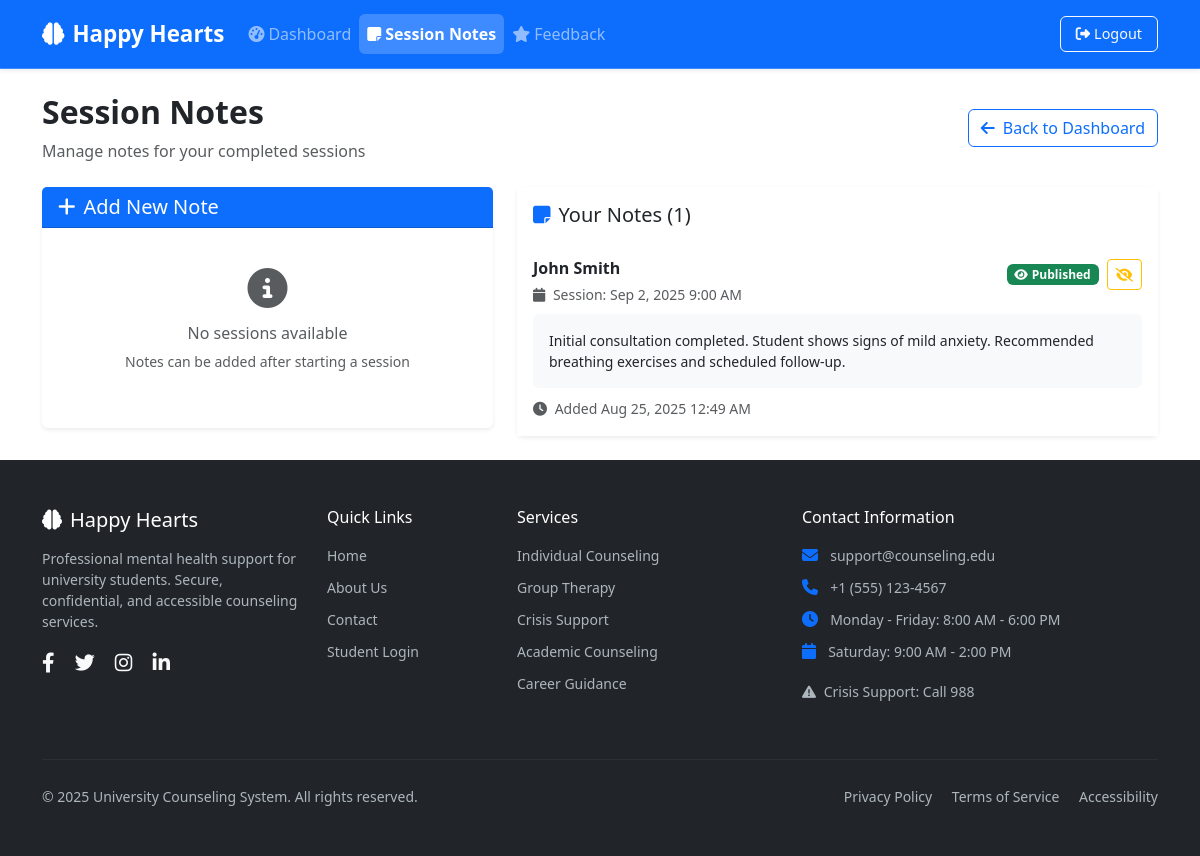
The app's page /counselor/add_note.php (signed in) with its own data.
### tables this page shows
CREATE TABLE notes (
  id BIGINT AUTO_INCREMENT PRIMARY KEY,
  session_id BIGINT NOT NULL,
  counselor_id BIGINT NOT NULL,
  content TEXT NOT NULL,
  visibility ENUM('PRIVATE','PUBLISHED') DEFAULT 'PRIVATE',
  created_at TIMESTAMP DEFAULT CURRENT_TIMESTAMP,
  FOREIGN KEY (session_id) REFERENCES sessions(id),
  FOREIGN KEY (counselor_id) REFERENCES users(id)
);

CREATE TABLE users (
  id BIGINT AUTO_INCREMENT PRIMARY KEY,
  role ENUM('STUDENT','COUNSELOR','ADMIN') NOT NULL,
  name VARCHAR(150) NOT NULL,
  email VARCHAR(150) UNIQUE NOT NULL,
  password_hash VARCHAR(255) NOT NULL,
  phone VARCHAR(20),
  created_at TIMESTAMP DEFAULT CURRENT_TIMESTAMP
);

CREATE TABLE appointments (
  id BIGINT AUTO_INCREMENT PRIMARY KEY,
  student_id BIGINT NOT NULL,
  counselor_id BIGINT NOT NULL,
  start_time DATETIME NOT NULL,
  end_time DATETIME NOT NULL,
  status ENUM('PENDING','APPROVED','DECLINED','CANCELLED','COMPLETED') DEFAULT 'PENDING',
  message TEXT,
  created_at TIMESTAMP DEFAULT CURRENT_TIMESTAMP,
  FOREIGN KEY (student_id) REFERENCES users(id),
  FOREIGN KEY (counselor_id) REFERENCES users(id),
  INDEX(counselor_id, start_time),
  INDEX(student_id, start_time)
);

### counselor/add_note.php (the view, shortened to what this page needs)
<?php
require_once '../config/db.php';
$counselor_id = $_SESSION['user_id'];
$stmt = $pdo->prepare("
    SELECT s.*, a.student_id, a.start_time, a.end_time, u.name as student_name
    FROM sessions s
    JOIN appointments a ON s.appointment_id = a.id
    JOIN users u ON a.student_id = u.id
    WHERE a.counselor_id = ? AND s.status IN ('IN_PROGRESS', 'COMPLETED')
    ORDER BY a.start_time DESC
");
$stmt->execute([$counselor_id]);
$available_sessions = $stmt->fetchAll();
$stmt = $pdo->prepare("
    SELECT n.*, s.id as session_id, a.start_time, u.name as student_name
    FROM notes n
    JOIN sessions s ON n.session_id = s.id
    JOIN appointments a ON s.appointment_id = a.id
    JOIN users u ON a.student_id = u.id
    WHERE n.counselor_id = ?
    ORDER BY n.created_at DESC
");
$stmt->execute([$counselor_id]);
$existing_notes = $stmt->fetchAll();
?>
<!DOCTYPE html>
<html lang="en">
<head>
    <link href="https://cdn.jsdelivr.net/npm/bootstrap@5.3.0/dist/css/bootstrap.min.css" rel="stylesheet">
    <link href="https://cdnjs.cloudflare.com/ajax/libs/font-awesome/6.4.0/css/all.min.css" rel="stylesheet">
    <link href="../assets/css/app.css" rel="stylesheet">
</head>
<body>
    <?php include 'includes/header.php'; ?>
    <div class="container py-4">
        <div class="row">
            <div class="col-12">
                <div class="d-flex justify-content-between align-items-center mb-4">
                    <div>
                        <h2 class="fw-bold">Session Notes</h2>
                        <p class="text-muted mb-0">Manage notes for your completed sessions</p>
                    </div>
                    <a href="dashboard.php" class="btn btn-outline-primary">
                        <i class="fas fa-arrow-left me-2"></i>Back to Dashboard
                    </a>
                </div>
            </div>
        </div>
        <div class="row">
            <div class="col-lg-5">
                <div class="card border-0 shadow-sm">
                    <div class="card-header bg-primary text-white">
                        <h5 class="mb-0">
                            <i class="fas fa-plus me-2"></i>Add New Note
                        </h5>
                    </div>
                    <div class="card-body">
                        <?php if (empty($available_sessions)): ?>
                            <div class="text-center py-4">
                                <i class="fas fa-info-circle text-muted fs-1 mb-3"></i>
                                <h6 class="text-muted">No sessions available</h6>
                                <p class="text-muted small">Notes can be added after starting a session</p>
                            </div>
                        <?php endif; ?>
                    </div>
                </div>
            </div>
            <div class="col-lg-7">
                <div class="card border-0 shadow-sm">
                    <div class="card-header bg-white border-0 py-3">
                        <h5 class="mb-0">
                            <i class="fas fa-sticky-note me-2 text-primary"></i>Your Notes (<?= count($existing_notes) ?>)
                        </h5>
                    </div>
                    <div class="card-body p-0">
                        <?php if (empty($existing_notes)): ?>
                            <div class="text-center py-4">
                                <i class="fas fa-sticky-note text-muted fs-1 mb-3"></i>
                                <h6 class="text-muted">No notes yet</h6>
                                <p class="text-muted small">Start adding notes for your completed sessions</p>
                            </div>
                        <?php else: ?>
                            <div class="list-group list-group-flush">
                                <?php foreach ($existing_notes as $note): ?>
                                    <div class="list-group-item border-0 py-3">
                                        <div class="d-flex justify-content-between align-items-start mb-2">
                                            <div>
                                                <h6 class="mb-1 fw-bold"><?= htmlspecialchars($note['student_name']) ?></h6>
                                                <small class="text-muted">
                                                    <i class="fas fa-calendar me-1"></i>
                                                    Session: <?= date('M j, Y g:i A', strtotime($note['start_time'])) ?>
                                                </small>
                                            </div>
                                            <div class="d-flex align-items-center gap-2">
                                                <?php if ($note['visibility'] === 'PUBLISHED'): ?>
                                                    <span class="badge bg-success">
                                                        <i class="fas fa-eye me-1"></i>Published
                                                    </span>
                                                    <a href="?unpublish=<?= $note['id'] ?>"
                                                       class="btn btn-sm btn-outline-warning"
                                                       title="Set to Private">
                                                        <i class="fas fa-eye-slash"></i>
                                                    </a>
                                                <?php endif; ?>
                                            </div>
                                        </div>
                                        <div class="bg-light rounded p-3 mb-2">
                                            <p class="mb-0 small"><?= nl2br(htmlspecialchars($note['content'])) ?></p>
                                        </div>
                                        <small class="text-muted">
                                            <i class="fas fa-clock me-1"></i>
                                            Added <?= date('M j, Y g:i A', strtotime($note['created_at'])) ?>
                                        </small>
                                    </div>
                                <?php endforeach; ?>
                            </div>
                        <?php endif; ?>
                    </div>
                </div>
            </div>
        </div>
    </div>
    <?php include '../includes/footer.php'; ?>
</body>
</html>

### records on screen
notes: users.name "John Smith", appointments.start_time "Sep 2, 2025 9:00 AM", content "Initial consultation completed. Student shows signs of mild anxiety. Recommended breathing exercises and scheduled follow-up.", created_at "Aug 25, 2025 12:49 AM"

### other values on screen
count($existing_notes) "1"
